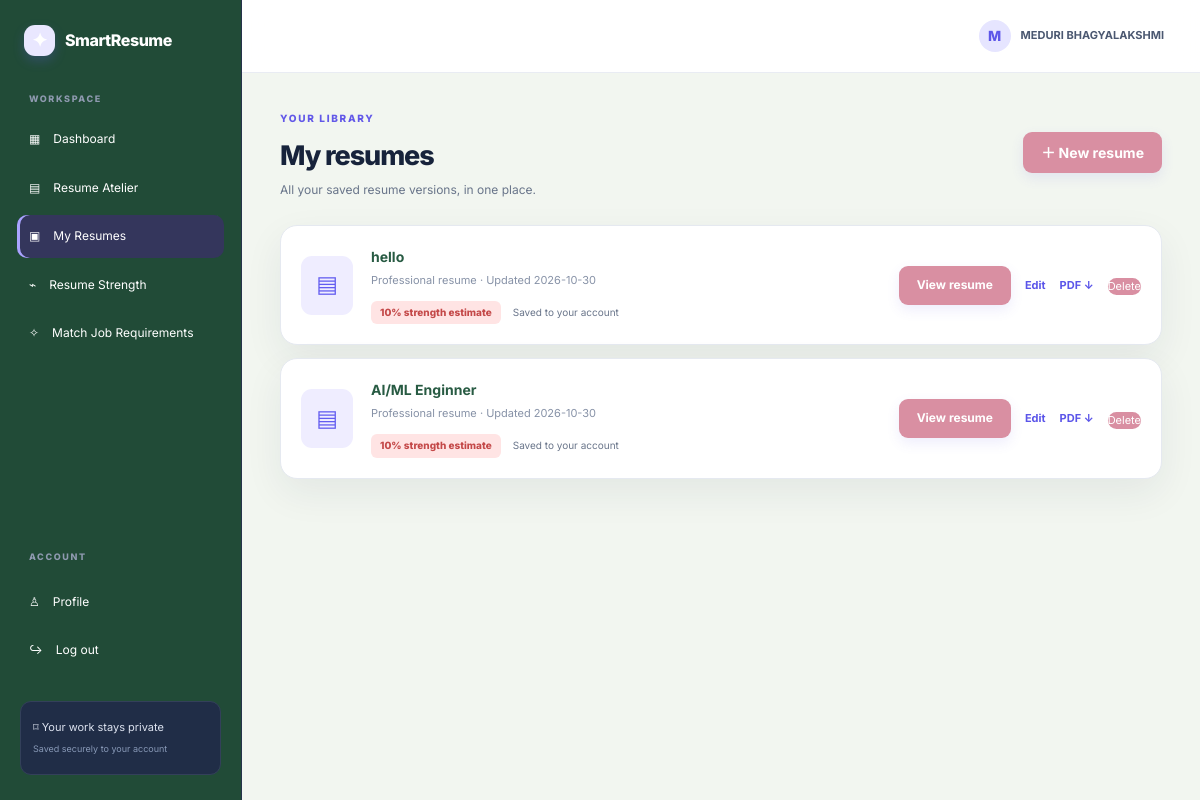
Page /resumes (signed in) on the committed database.
### tables this page shows
CREATE TABLE users (
            id INTEGER PRIMARY KEY AUTOINCREMENT,
            name TEXT NOT NULL,
            email TEXT NOT NULL UNIQUE,
            password_hash TEXT NOT NULL,
            created_at TEXT NOT NULL
        );

CREATE TABLE resumes (
            id INTEGER PRIMARY KEY AUTOINCREMENT,
            user_id INTEGER NOT NULL,
            title TEXT NOT NULL,
            full_name TEXT NOT NULL DEFAULT '',
            email TEXT NOT NULL DEFAULT '',
            phone TEXT NOT NULL DEFAULT '',
            location TEXT NOT NULL DEFAULT '',
            professional_title TEXT NOT NULL DEFAULT '',
            summary TEXT NOT NULL DEFAULT '',
            education TEXT NOT NULL DEFAULT '',
            skills TEXT NOT NULL DEFAULT '',
            experience TEXT NOT NULL DEFAULT '',
            projects TEXT NOT NULL DEFAULT '',
            strength INTEGER NOT NULL DEFAULT 0,
            created_at TEXT NOT NULL,
            updated_at TEXT NOT NULL, technical_skills TEXT NOT NULL DEFAULT '', soft_skills TEXT NOT NULL DEFAULT '',
            FOREIGN KEY(user_id) REFERENCES users(id) ON DELETE CASCADE
        );

### app.py (the view)
@app.route("/resumes")
@login_required
def resumes():
    with db() as con:
        items = con.execute(
            """SELECT * FROM resumes
            WHERE user_id=?
            ORDER BY updated_at DESC""",
            (session["user_id"],)
        ).fetchall()
    return render_template("resumes.html", resumes=items)

### app.py (called while the page is built)
def db():
    conn = sqlite3.connect(DB_PATH)
    conn.row_factory = sqlite3.Row
    conn.execute("PRAGMA foreign_keys = ON")
    return conn

def login_required(fn):
    @wraps(fn)
    def wrapper(*args, **kwargs):
        if "user_id" not in session:
            flash("Please log in to continue.", "info")
            return redirect(url_for("login"))
        return fn(*args, **kwargs)
    return wrapper

def current_user():
    if "user_id" not in session:
        return None
    with db() as con:
        return con.execute(
            "SELECT id, name, email FROM users WHERE id=?",
            (session["user_id"],)
        ).fetchone()

@app.context_processor
def inject_user():
    return {
        "current_user": current_user(),
        "year": datetime.now().year
    }

### templates/resumes.html (shortened to what this page needs)
{% extends "base.html" %}
{% block content %}
<div class="page-heading"><div><span class="eyebrow">YOUR LIBRARY</span><h1>My resumes</h1><p class="muted">All your saved resume versions, in one place.</p></div><a class="btn" href="{{ url_for('resume_form') }}">＋ New resume</a></div>
<div class="resume-list">{% for r in resumes %}<article class="resume-list-card"><div class="large-doc">▤</div><div class="resume-list-info"><h3>{{ r.title }}</h3><p>{{ r.professional_title or 'Professional resume' }} · Updated {{ r.updated_at[:10] }}</p><div class="resume-list-bottom"><span class="score-pill {% if r.strength >= 75 %}good{% elif r.strength >= 50 %}mid{% else %}low{% endif %}">{{ r.strength }}% strength estimate</span><span class="muted">Saved to your account</span></div></div><div class="resume-list-actions"><a class="btn btn-small" href="{{ url_for('resume_detail', resume_id=r.id) }}">View resume</a><a class="table-link" href="{{ url_for('resume_form', resume_id=r.id) }}">Edit</a><a class="table-link" href="{{ url_for('export_pdf', resume_id=r.id) }}">PDF ↓</a><form method="post" action="{{ url_for('delete_resume', resume_id=r.id) }}"><button class="danger-link" data-confirm="Delete this resume permanently?" type="submit">Delete</button></form></div></article>{% else %}<div class="empty-state"><div class="empty-icon">▤</div><h3>No resumes saved yet</h3><p>Create a resume to see it appear here.</p><a class="btn" href="{{ url_for('resume_form') }}">Create a resume</a></div>{% endfor %}</div>
{% endblock %}

### templates/base.html (shortened to what this page needs)
<!doctype html>
<html lang="en">
<head>
  <link rel="stylesheet" href="{{ url_for('static', filename='style.css') }}">
</head>
<body>
{% if current_user and request.endpoint not in ['index','login','register'] %}
<div class="app-shell">
  <aside class="sidebar">
    <a class="brand" href="{{ url_for('dashboard') }}"><span class="brand-mark">✦</span> SmartResume</a>
    <div class="side-label">WORKSPACE</div>
    <nav>
      <a class="{% if request.endpoint == 'dashboard' %}active{% endif %}" href="{{ url_for('dashboard') }}">▦ <span>Dashboard</span></a>
      <a class="{% if request.endpoint in ['resume_form','resume_detail'] %}active{% endif %}" href="{{ url_for('resume_form') }}">▤ <span>Resume Atelier</span></a>
      <a class="{% if request.endpoint == 'resumes' %}active{% endif %}" href="{{ url_for('resumes') }}">▣ <span>My Resumes</span></a>
      <a class="{% if request.endpoint == 'analyze' %}active{% endif %}" href="{{ url_for('analyze') }}">⌁ <span>Resume Strength</span></a>
      <a class="{% if request.endpoint == 'tailor_resume' %}active{% endif %}" href="{{ url_for('tailor_resume') }}">✧ <span>Match Job Requirements</span></a>
    </nav>
    <div class="side-bottom">
      <div class="side-label">ACCOUNT</div>
      <a href="{{ url_for('dashboard') }}">♙ <span>Profile</span></a>
      <a href="{{ url_for('logout') }}">↪ <span>Log out</span></a>
      <div class="privacy-note">⌑ Your work stays private<br><small>Saved securely to your account</small></div>
    </div>
  </aside>
  <main class="main-area">
    <header class="topbar"><span class="mobile-brand">✦ SmartResume</span><span class="avatar">{{ current_user.name[:1]|upper }}</span><span class="user-name">{{ current_user.name }}</span></header>
    <div class="page-content">
{% endif %}
    {% block content %}{% endblock %}
{% if current_user and request.endpoint not in ['index','login','register'] %}
    </div>
  </main>
</div>
{% else %}
  </main>
  <footer class="public-footer">© {{ year }} SmartResume · Build a resume that tells your story.</footer>
{% endif %}
</body>
</html>

### rows in the picture
users: name "M", name "MEDURI BHAGYALAKSHMI"
resumes: title "hello", professional_title "Professional resume", updated_at "2026-10-30", strength "10"
resumes: title "AI/ML Enginner", professional_title "Professional resume", updated_at "2026-10-30", strength "10"
